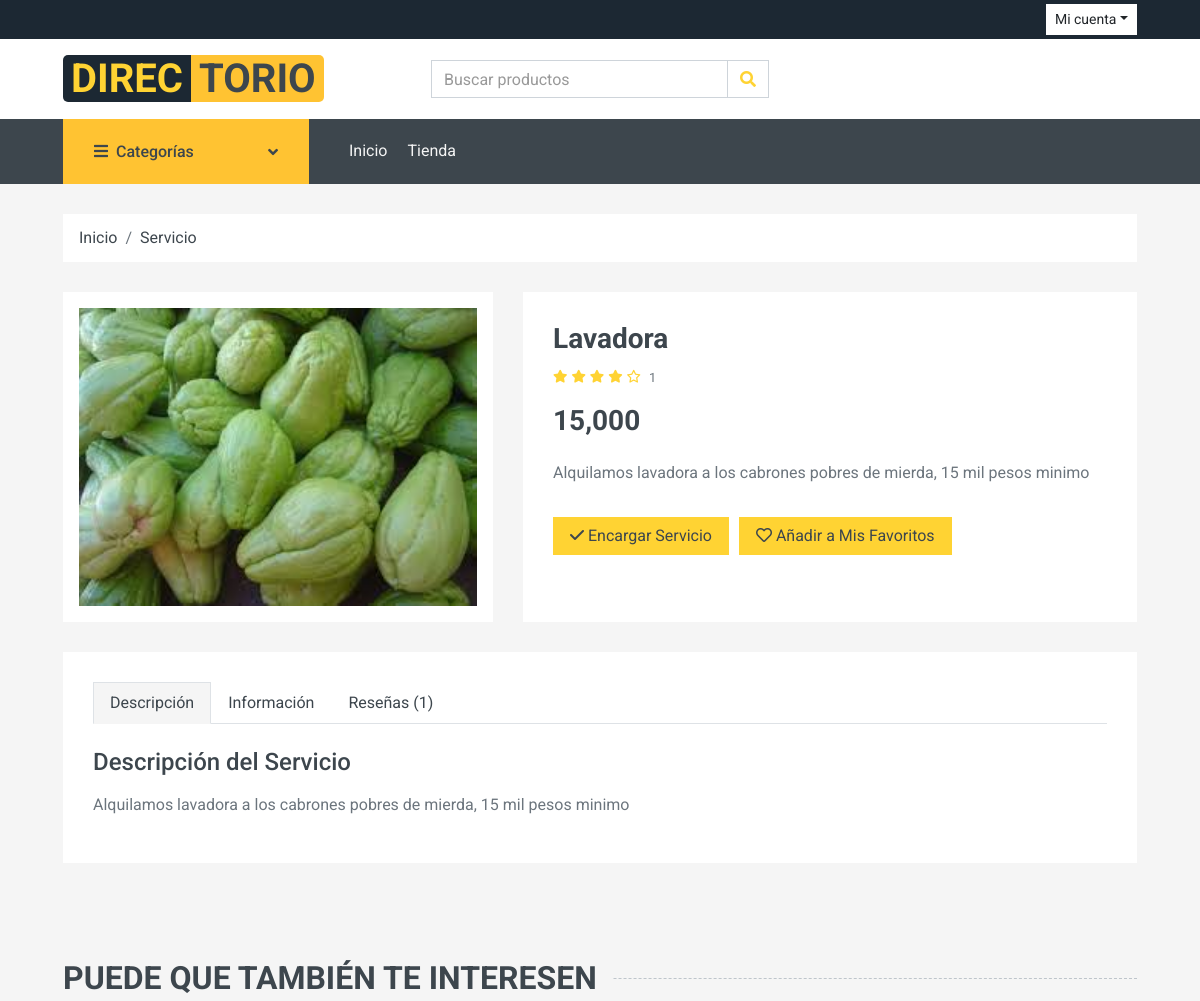
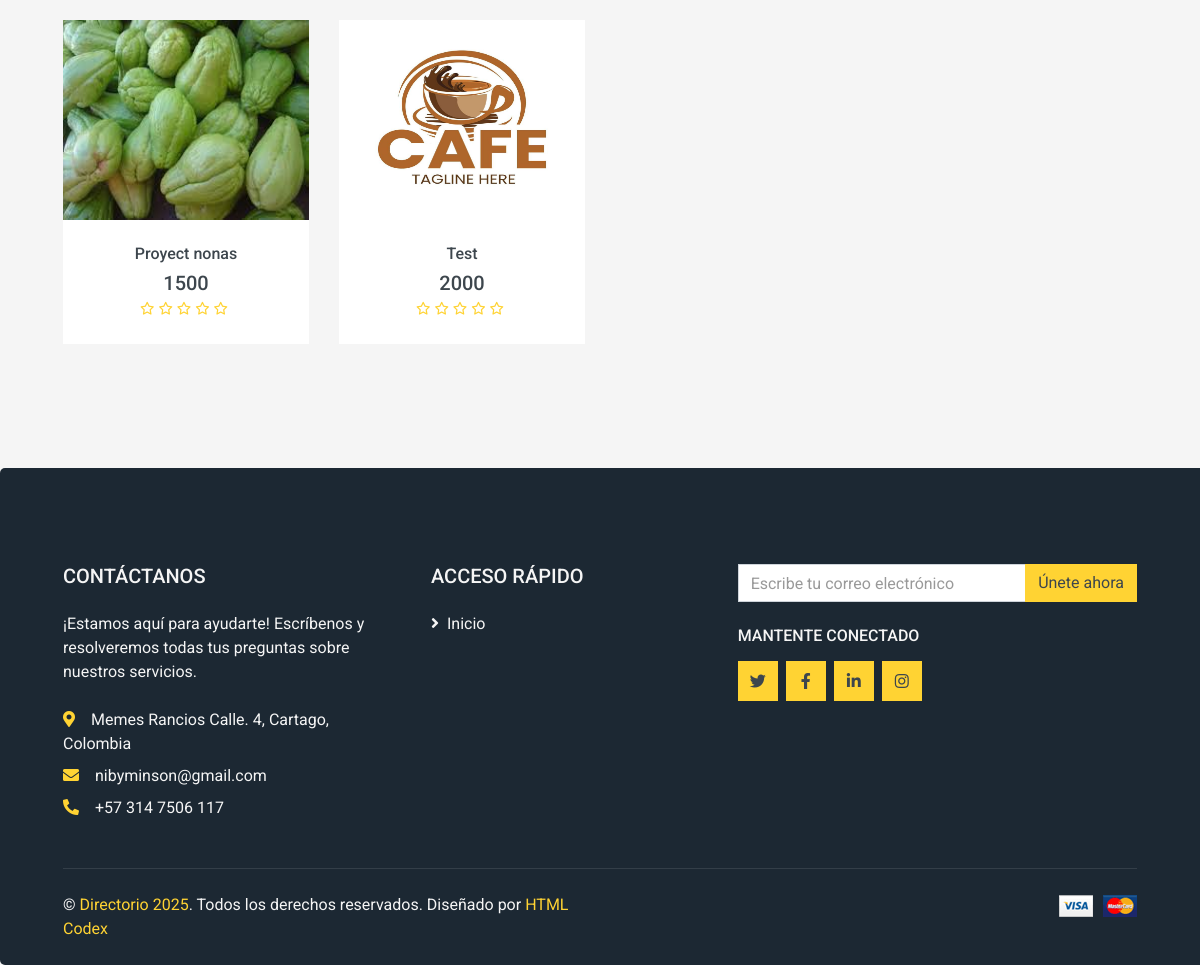
/rutas/rutas.php?page=service&id=5, run on the app's committed database (2 pictures, top to bottom).
### tables this page shows
CREATE TABLE `servicio_imagenes` (
  `id` int(11) NOT NULL,
  `imagen_ref` varchar(200) NOT NULL,
  `servicio_id` int(11) NOT NULL
);

CREATE TABLE `servicio` (
  `id_servicio` int(11) NOT NULL,
  `titulo` varchar(500) DEFAULT NULL,
  `descripcion` varchar(500) DEFAULT NULL,
  `precio` decimal(10,0) NOT NULL,
  `fecha_creacion` datetime NOT NULL DEFAULT current_timestamp(),
  `usuario_id_usuario` int(11) NOT NULL,
  `categoria_id_categoria` int(11) NOT NULL,
  `estado` varchar(45) NOT NULL DEFAULT 'Activo',
  `barrio_id` int(11) NOT NULL,
  `direccion` varchar(100) DEFAULT 'No aplica'
);

### app/controladores/landingPageController.php (called while the page is built, shortened)
<?php
require_once(__DIR__ . '/../modelos/serviceModel.php');
require_once(__DIR__ . '/../modelos/reviewsModel.php');
class LandingPageController{
    private $serviceModel;
    private $reviewsModel;
    public function __construct(){
        $this->serviceModel = new ServiceModel;
        $this->reviewsModel = new ReviewsModel;
    }
    public function ServicePage($service_id) {
        try {
            $favs = [];
            $service = $this->serviceModel->getServiceById($service_id);
            $service_imgs = $this->serviceModel->getImagesByService($service_id);
            $serviceReviews = $this->reviewsModel->CountReviewsByService($service_id);
            $related_services = $this->serviceModel->TopRelatedServices($service["id_categoria"],$service_id);
            $isEmpty = false;
            include_once(__DIR__ . '/../vistas/landing/detail.php');
        } catch (\Throwable $th) {
            header("Location: rutas.php");
            die();
        }
    }
}

### configuracion/mysql.php (called while the page is built)
<?php
class Mysql{
    public $conect;
    private $DB_HOST = 'localhost';
    private $DB_NAME = 'directorio';
    private $DB_PORT = '3306';
    private $DB_USERNAME = 'root';
    private $DB_PASSWORD = '';
    private $DB_CHARSET = 'utf8mb4';
    public function __construct(){
        $connectionString = "mysql:host=".$this->DB_HOST. ";dbname=".$this->DB_NAME.";port=".$this->DB_PORT.";charset=".$this->DB_CHARSET;
        try{
            $this->conect = new PDO($connectionString, $this->DB_USERNAME, $this->DB_PASSWORD);
            $this->conect->setAttribute(PDO::ATTR_ERRMODE, PDO::ERRMODE_EXCEPTION);
        }catch(PDOException $e){
            echo "CONNECTION ERROR: " . $e->getMessage();
        }
    }
    public function conect(){
        return $this->conect;
    }
}

### app/modelos/serviceModel.php (called while the page is built, shortened)
<?php
require_once(__DIR__ . '/../../configuracion/mysql.php');
class ServiceModel extends Mysql {
    private $connection;
    public function __construct(){
        $mysql = new Mysql();
        $this->connection = $mysql->conect();
    }
    public function getServiceById($id) {
        $query = "SELECT s.id_servicio, s.titulo, s.descripcion, s.precio, s.direccion, u.nombre, c.nombre as categoria, u.correo, u.telefono,
        c.id_categoria as id_categoria
        FROM servicio s
        INNER JOIN usuario u ON u.id_usuario = s.usuario_id_usuario
        INNER JOIN categoria c ON c.id_categoria = s.categoria_id_categoria
        WHERE id_servicio = ? AND s.estado = 'Activo'";
        $stmt = $this->connection->prepare($query);
        $stmt->execute([$id]);
        return $stmt->fetch(PDO::FETCH_ASSOC);
    }
    public function getImagesByService($service_id) {
        $query = "SELECT imagen_ref FROM servicio_imagenes
        INNER JOIN servicio on servicio.id_servicio = servicio_imagenes.servicio_id
        where servicio.estado = 'Activo' AND servicio_id = ?";
        $stmt = $this->connection->prepare($query);
        $stmt->execute([$service_id]);
        return $stmt->fetchAll(PDO::FETCH_ASSOC);
    }
    public function TopRelatedServices($category_id,$service_id) {
        $query = "SELECT id_servicio, titulo, precio,
        AVG(reviews.calificacion) AS calificacion,
        COUNT(reviews.servicio_id) AS total_reviews,
        MIN(servicio_imagenes.imagen_ref) AS servicio_imagen
        FROM servicio
        LEFT JOIN reviews on reviews.servicio_id = servicio.id_servicio
        LEFT JOIN servicio_imagenes on servicio_imagenes.servicio_id = servicio.id_servicio
        WHERE servicio.estado = 'Activo' AND servicio.categoria_id_categoria = ?
        AND servicio.id_servicio != ?
        GROUP BY servicio.id_servicio
        ORDER BY calificacion DESC
        LIMIT 5";
        $stmt = $this->connection->prepare($query);
        $stmt->execute([$category_id,$service_id]);
        return $stmt->fetchAll(PDO::FETCH_ASSOC);
    }
}

### app/modelos/reviewsModel.php (called while the page is built, shortened)
<?php
require_once(__DIR__ . '/../../configuracion/mysql.php');
class ReviewsModel extends Mysql{
    private $conn;
    public function __construct(){
        $mysql = new Mysql();
        $this->conn = $mysql->conect();
    }
    public function CountReviewsByService($service_id){
        $query = "SELECT COUNT(*) as total_reviews, AVG(reviews.calificacion) as reviews_promedio
        FROM reviews
        WHERE servicio_id = ?";
        $preparedStmt = $this->conn->prepare($query);
        $preparedStmt->execute([$service_id]);
        $data = $preparedStmt->fetch(PDO::FETCH_ASSOC);
        return $data;
    }
}

### app/vistas/landing/detail.php (the view, shortened to what this page needs)
<?php
include_once RUTA_BASE . '/app/vistas/landing/plantilla/header.php';
?>
<body>
    <div class="container-fluid">
        <div class="row px-xl-5">
            <div class="col-12">
                <nav class="breadcrumb bg-light mb-30">
                    <a class="breadcrumb-item text-dark" href="<?php URL_BASE ?>?page=home">Inicio</a>
                    <a class="breadcrumb-item text-dark" href="#">Servicio</a>
                </nav>
            </div>
        </div>
    </div>
    <div class="container-fluid pb-5">
        <div class="row px-xl-5">
            <div class="col-lg-5 mb-30">
                <?php if(count($service_imgs) > 1) : ?>
                    <div class="swiper swiper-services">
                        <div class="swiper-wrapper">
                            <?php foreach($service_imgs as $img) : ?>
                                 <div class="swiper-slide">
                                    <img class="img-fluid w-100 h-100 object-fit-cover" src="<?= URL_IMG ?>/servicios/<?= $img["imagen_ref"] ?>" alt="Imagen del servicio">
                                 </div>
                             <?php endforeach ?>
                        </div>
                        <div class="swiper-pagination"></div>
                        <div class="swiper-button-prev"></div>
                        <div class="swiper-button-next"></div>
                    </div>
                <?php else : ?>
                <?php foreach($service_imgs as $img) : ?>
                    <div class="card p-3 border-0">
                        <img class="w-100 h-100 img-fluid" src="<?= URL_IMG ?>/servicios/<?php echo $img["imagen_ref"] ?>" alt="Imagen del servicio">
                    </div>
                <?php endforeach ?>
                <?php endif ?>
            </div>
            <div class="col-lg-7 h-auto mb-30">
                <div class="h-100 bg-light p-30">
                    <h3> <?php echo $service["titulo"] ?> </h3>
                    <div class="d-flex mb-3">
                        <?php if($serviceReviews["total_reviews"] > 0) : ?>
                            <div class="text-primary mr-2">
                                <?php for($i = 0;$i < round($serviceReviews["reviews_promedio"]);$i++) : ?>
                                    <small class="fas fa-star"></small>
                                <?php endfor ?>
                                <?php if(round($serviceReviews["reviews_promedio"]) < 5) : ?>
                                    <?php for($i = 0;$i < (5 - round($serviceReviews["reviews_promedio"]));$i++) : ?>
                                        <small class="fa-regular fa-star"></small>
                                    <?php endfor ?>
                                <?php endif ?>
                            </div>
                        <?php endif ?>
                        <small class="pt-1"><?php echo $serviceReviews["total_reviews"] > 0 ? $serviceReviews["total_reviews"] : "Este servicio no tiene reseñas." ?></small>
                    </div>
                    <h3 class="font-weight-semi-bold mb-4"><?php echo number_format($service["precio"]) ?></h3>
                    <p class="mb-4">
                        <?php echo $service["descripcion"] ?>
                    </p>
                    <div class="d-flex align-items-center mb-4 pt-2">
                        <a href="<?= URL_BASE ?>/rutas/rutas.php?page=checkout&service=<?= $service["id_servicio"] ?>" class="btn btn-primary px-3" style="margin-right: 10px;">
                            <i class="fa-solid fa-check" id="fav-icon"></i>
                            Encargar Servicio
                        </a>
                        <button class="btn btn-primary px-3"
                        id="btnManageFav" data-service="<?= $service["id_servicio"] ?>">
                            <i class="far fa-heart" id="fav-icon"></i>
                            <?= count($favs) > 0 && in_array($service["id_servicio"],$favs)? 'Eliminar de Mis Favoritos' : 'Añadir a Mis Favoritos' ?>
                        </button>
                    </div>
                </div>
            </div>
        </div>
        <div class="row px-xl-5">
            <div class="col">
                <div class="bg-light p-30">
                    <div class="nav nav-tabs mb-4">
                        <a class="nav-item nav-link text-dark active" data-toggle="tab" href="#tab-pane-1">Descripción</a>
                        <a class="nav-item nav-link text-dark" data-toggle="tab" href="#tab-pane-2">Información</a>
                        <a class="nav-item nav-link text-dark" data-toggle="tab" href="#tab-pane-3">Reseñas (<?php echo $serviceReviews["total_reviews"]?>)</a>
                    </div>
                    <div class="tab-content">
                        <div class="tab-pane fade show active" id="tab-pane-1">
                            <h4 class="mb-3">Descripción del Servicio</h4>
                            <p><?php echo $service["descripcion"] ?></p>
                        </div>
                    </div>
                </div>
            </div>
        </div>
    </div>
    <?php if(!$isEmpty) : ?>
        <div class="container-fluid py-5">
            <h2 class="section-title position-relative text-uppercase mx-xl-5 mb-4">
                <span class="bg-secondary pr-3">Puede que también te interesen</span>
            </h2>
            <div class="row px-xl-5">
                <?php foreach($related_services as $related) : ?>
                    <div class="col-lg-3 col-md-4 col-sm-6 pb-1">
                        <div class="product-item bg-light mb-4">
                            <div class="product-img position-relative overflow-hidden" style="height: 200px;">
                                <img class="img-fluid w-100 h-100 object-fit-cover" src="<?= URL_IMG ?>/servicios/<?= $related["servicio_imagen"] ?>" alt="Imágen del servicio recomendado">
                                <div class="product-action">
                                </div>
                            </div>
                            <div class="text-center py-4">
                                <a class="h6 text-decoration-none text-truncate d-block"              style="max-width: 100%;"
                                href="<?php URL_BASE ?>?page=service&id=<?php echo $related["id_servicio"] ?>"
                                title="<?php echo htmlspecialchars($related["titulo"]); ?>">
                                    <?php echo htmlspecialchars($related["titulo"]); ?>
                                </a>
                                <div class="d-flex align-items-center justify-content-center mt-2">
                                    <h5> <?= $related["precio"] ?> </h5>
                                </div>
                                <div class="d-flex align-items-center justify-content-center mb-1">
                                    <?php if($related["calificacion"] > 0) : ?>
                                        <?php for($i = 0;$i < round($related["calificacion"]);$i++) : ?>
                                            <small class="fa fa-star text-primary mr-1"></small>
                                        <?php endfor ?>
                                        <?php if(round($related["calificacion"]) < 5) : ?>
                                            <?php for($i = 0;$i < (5 - round($related["calificacion"]));$i++) : ?>
                                                <small class="fa-regular fa-star text-primary mr-1"></small>
                                            <?php endfor ?>
                                        <?php endif ?>
                                        <small><?= $related["total_reviews"] ?></small>
                                    <?php else : ?>
                                        <small class="fa-regular fa-star text-primary mr-1"></small>
                                        <small class="fa-regular fa-star text-primary mr-1"></small>
                                        <small class="fa-regular fa-star text-primary mr-1"></small>
                                        <small class="fa-regular fa-star text-primary mr-1"></small>
                                        <small class="fa-regular fa-star text-primary mr-1"></small>
                                    <?php endif ?>
                                </div>
                            </div>
                        </div>
                    </div>
                <?php endforeach ?>
            </div>
        </div>
    <?php endif ?>
<?php include_once RUTA_BASE . '/app/vistas/landing/plantilla/footer.php'; ?>

### data on the page
servicio_imagenes: imagen_ref (picture)
servicio: titulo "Lavadora", precio "15,000", descripcion "Alquilamos lavadora a los cabrones pobres de mierda, 15 mil pesos minimo"
servicio: shows a picture, titulo "Proyect nonas", precio "1500"
servicio: shows a picture, titulo "Test", precio "2000"

### other printed values
$serviceReviews["total_reviews"] "1"
